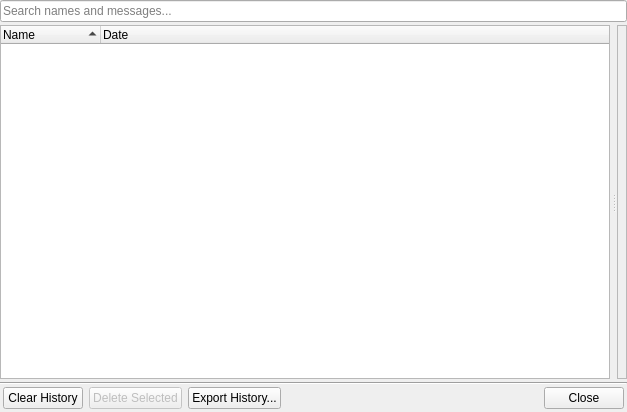
<?xml version="1.0" encoding="UTF-8"?>
<ui version="4.0">
 <class>HistoryWindow</class>
 <widget class="QWidget" name="HistoryWindow">
  <property name="geometry"><rect><x>0</x><y>0</y><width>627</width><height>412</height></rect></property>
  <property name="windowTitle"><string>Form</string></property>
  <layout class="QVBoxLayout" name="verticalLayout">
   <property name="spacing"><number>3</number></property>
   <property name="leftMargin"><number>0</number></property>
   <property name="topMargin"><number>0</number></property>
   <property name="rightMargin"><number>0</number></property>
   <property name="bottomMargin"><number>3</number></property>
   <item><widget class="QLineEdit" name="txtSearch"><property name="placeholderText"><string>Search names and messages...</string></property><property name="clearButtonEnabled"><bool>true</bool></property></widget></item>
   <item>
    <widget class="QSplitter" name="splitter">
     <property name="sizePolicy"><sizepolicy hsizetype="Expanding" vsizetype="Expanding"><horstretch>0</horstretch><verstretch>0</verstretch></sizepolicy></property>
     <property name="orientation"><enum>Qt::Horizontal</enum></property>
     <property name="handleWidth"><number>7</number></property>
     <property name="childrenCollapsible"><bool>false</bool></property>
     <widget class="QTreeWidget" name="tvMsgList">
      <property name="sizePolicy"><sizepolicy hsizetype="Preferred" vsizetype="Expanding"><horstretch>1</horstretch><verstretch>0</verstretch></sizepolicy></property>
      <property name="alternatingRowColors"><bool>true</bool></property>
      <property name="indentation"><number>0</number></property>
      <property name="itemsExpandable"><bool>false</bool></property>
      <property name="sortingEnabled"><bool>true</bool></property>
      <property name="expandsOnDoubleClick"><bool>false</bool></property>
      <property name="columnCount"><number>2</number></property>
      <column><property name="text"><string>Name</string></property></column>
      <column><property name="text"><string>Date</string></property></column>
     </widget>
     <widget class="QFrame" name="fraMessageLog">
      <property name="sizePolicy"><sizepolicy hsizetype="Expanding" vsizetype="Expanding"><horstretch>2</horstretch><verstretch>0</verstretch></sizepolicy></property>
      <property name="frameShape"><enum>QFrame::StyledPanel</enum></property>
      <property name="frameShadow"><enum>QFrame::Sunken</enum></property>
      <layout class="QHBoxLayout" name="horizontalLayout_2"><property name="margin"><number>0</number></property><item><layout class="QVBoxLayout" name="logLayout"/></item></layout>
     </widget>
    </widget>
   </item>
   <item><widget class="Line" name="line"><property name="maximumSize"><size><width>16777215</width><height>2</height></size></property><property name="orientation"><enum>Qt::Horizontal</enum></property></widget></item>
   <item>
    <layout class="QHBoxLayout" name="horizontalLayout">
     <property name="leftMargin"><number>3</number></property>
     <property name="rightMargin"><number>3</number></property>
     <item><widget class="QPushButton" name="btnClearHistory"><property name="text"><string>Clear History</string></property></widget></item>
     <item><widget class="QPushButton" name="btnDeleteHistory"><property name="text"><string>Delete Selected</string></property><property name="enabled"><bool>false</bool></property></widget></item>
     <item><widget class="QPushButton" name="btnExportHistory"><property name="text"><string>Export History...</string></property></widget></item>
     <item><spacer name="horizontalSpacer"><property name="orientation"><enum>Qt::Horizontal</enum></property><property name="sizeType"><enum>QSizePolicy::Expanding</enum></property><property name="sizeHint" stdset="0"><size><width>40</width><height>20</height></size></property></spacer></item>
     <item><widget class="QPushButton" name="btnClose"><property name="text"><string>Close</string></property></widget></item>
    </layout>
   </item>
  </layout>
 </widget>
 <layoutdefault spacing="6" margin="11"/>
 <tabstops><tabstop>txtSearch</tabstop><tabstop>tvMsgList</tabstop><tabstop>btnDeleteHistory</tabstop><tabstop>btnExportHistory</tabstop><tabstop>btnClose</tabstop><tabstop>btnClearHistory</tabstop></tabstops>
 <resources/>
 <connections>
  <connection><sender>btnClose</sender><signal>clicked()</signal><receiver>HistoryWindow</receiver><slot>close()</slot><hints><hint type="sourcelabel"><x>585</x><y>396</y></hint><hint type="destinationlabel"><x>313</x><y>205</y></hint></hints></connection>
 </connections>
</ui>
